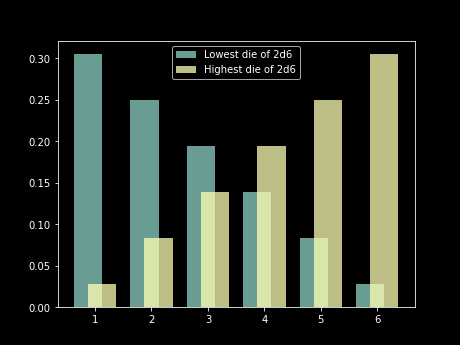

Here is the Python script that generated this plot:
import os
from dyce import H, P


def main():
    import matplotlib.pyplot

    base, _ = os.path.splitext(__file__)
    png_path = base + ".png"
    matplotlib.pyplot.style.use("dark_background")

    p_2d6 = 2 @ P(H(6))
    faces, probabilities = p_2d6.h(0).data_xy(relative=True)
    matplotlib.pyplot.bar(
        [f - 0.125 for f in faces],
        probabilities,
        alpha=0.75,
        width=0.5,
        label="Lowest die of 2d6",
    )

    faces, probabilities = p_2d6.h(-1).data_xy(relative=True)
    matplotlib.pyplot.bar(
        [f + 0.125 for f in faces],
        probabilities,
        alpha=0.75,
        width=0.5,
        label="Highest die of 2d6",
    )

    matplotlib.pyplot.legend()
    print("saving {}".format(png_path))
    matplotlib.pyplot.savefig(png_path, dpi=72)


if __name__ == "__main__":
    main()
